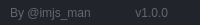
              <widget class="QFrame" name="frame_grip">
               <property name="minimumSize">
                <size>
                 <width>0</width>
                 <height>25</height>
                </size>
               </property>
               <property name="maximumSize">
                <size>
                 <width>16777215</width>
                 <height>25</height>
                </size>
               </property>
               <property name="styleSheet">
                <string notr="true">background-color: rgb(33, 37, 43);</string>
               </property>
               <property name="frameShape">
                <enum>QFrame::NoFrame</enum>
               </property>
               <property name="frameShadow">
                <enum>QFrame::Raised</enum>
               </property>
               <layout class="QHBoxLayout" name="horizontalLayout_6">
                <property name="spacing">
                 <number>0</number>
                </property>
                <property name="leftMargin">
                 <number>0</number>
                </property>
                <property name="topMargin">
                 <number>0</number>
                </property>
                <property name="rightMargin">
                 <number>2</number>
                </property>
                <property name="bottomMargin">
                 <number>0</number>
                </property>
                <item>
                 <widget class="QFrame" name="frame_label_bottom">
                  <property name="frameShape">
                   <enum>QFrame::NoFrame</enum>
                  </property>
                  <property name="frameShadow">
                   <enum>QFrame::Raised</enum>
                  </property>
                  <layout class="QHBoxLayout" name="horizontalLayout_7">
                   <property name="spacing">
                    <number>0</number>
                   </property>
                   <property name="leftMargin">
                    <number>10</number>
                   </property>
                   <property name="topMargin">
                    <number>0</number>
                   </property>
                   <property name="rightMargin">
                    <number>10</number>
                   </property>
                   <property name="bottomMargin">
                    <number>0</number>
                   </property>
                   <item>
                    <widget class="QLabel" name="label_credits">
                     <property name="font">
                      <font>
                       <family>Segoe UI</family>
                      </font>
                     </property>
                     <property name="styleSheet">
                      <string notr="true">color: rgb(98, 103, 111);</string>
                     </property>
                     <property name="text">
                      <string>By @imjs_man</string>
                     </property>
                    </widget>
                   </item>
                   <item>
                    <widget class="QLabel" name="label_version">
                     <property name="maximumSize">
                      <size>
                       <width>100</width>
                       <height>16777215</height>
                      </size>
                     </property>
                     <property name="font">
                      <font>
                       <family>Segoe UI</family>
                      </font>
                     </property>
                     <property name="styleSheet">
                      <string notr="true">color: rgb(98, 103, 111);</string>
                     </property>
                     <property name="text">
                      <string>v1.0.0</string>
                     </property>
                     <property name="alignment">
                      <set>Qt::AlignRight|Qt::AlignTrailing|Qt::AlignVCenter</set>
                     </property>
                    </widget>
                   </item>
                  </layout>
                 </widget>
                </item>
                <item>
                 <widget class="QFrame" name="frame_size_grip">
                  <property name="maximumSize">
                   <size>
                    <width>20</width>
                    <height>20</height>
                   </size>
                  </property>
                  <property name="styleSheet">
                   <string notr="true">QSizeGrip {
	background-image: url(:/16x16/icons/16x16/cil-size-grip.png);
	background-position: center;
	background-repeat: no-reperat;
}</string>
                  </property>
                  <property name="frameShape">
                   <enum>QFrame::NoFrame</enum>
                  </property>
                  <property name="frameShadow">
                   <enum>QFrame::Raised</enum>
                  </property>
                 </widget>
                </item>
               </layout>
              </widget>
